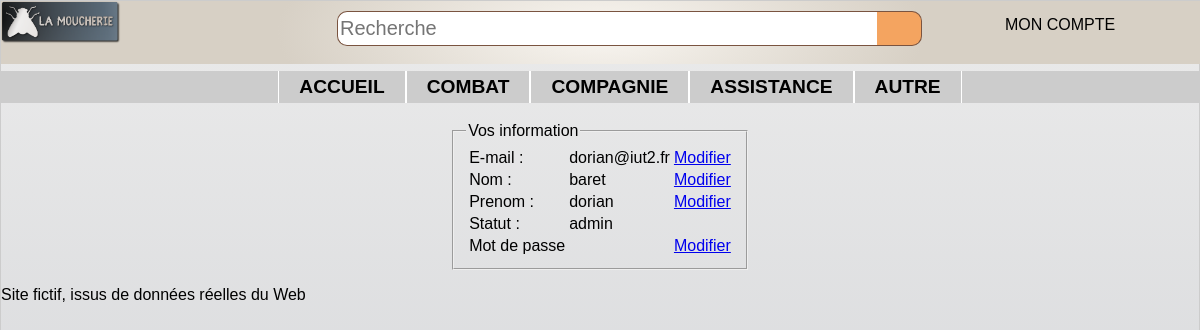
Page /controler/main.ctrl.php?infocompte=1 (signed in) on the committed database.
### tables this page shows
CREATE TABLE categorie (
	id INTEGER PRIMARY KEY,
	nom TEXT,
	pere INTEGER,
	FOREIGN KEY(pere) REFERENCES categorie(id)
);

CREATE TABLE user (
	id INTEGER PRIMARY KEY,
	mail TEXT UNIQUE,
	pass TEXT,
	nom TEXT,
	prenom TEXT,
	statut TEXT check (statut in ('simple', 'admin'))
);

### controler/infoCompte.ctrl.php (called while the page is built, shortened)
<?php
 $currentUser = $dao->getUser($_SESSION['mail']);
 include('../view/infoCompte.view.php');
?>

### model/DAO.class.php (called while the page is built, shortened)
<?php
    $dao = new DAO();
    class DAO {
        private $db;
        function __construct() {
            try {
              $this->db = new PDO('sqlite:../data/db/lamoucherie.db');
            }
            catch (PDOException $e){
              die("erreur de connexion:".$e->getMessage());
            }
        }
        function getAllCat() : array {
            $catPere = "SELECT * FROM categorie WHERE id=pere";
            $descripteur = $this->db->query($catPere);
            $resCatPere = $descripteur->fetchAll(PDO::FETCH_CLASS, 'Categorie');
            $resultat = array();
            foreach ($resCatPere as $key => $value) {
              $sousCatPere = "SELECT * FROM categorie WHERE pere=$value->id AND id!=pere";
              $descripteur = $this->db->query($sousCatPere);
              $resSousCatPere = $descripteur->fetchAll(PDO::FETCH_CLASS, 'Categorie');
              array_unshift($resSousCatPere, $value);
              $resultat[] = $resSousCatPere;
            }
            return $resultat;
        }
        function verifMail($mail) : int {
          $req = $this->db->prepare("SELECT * FROM user WHERE mail= :mail");
          $req->execute(array('mail' => $mail));
          $result = $req->fetchAll(PDO::FETCH_CLASS, 'User');
          return sizeof($result);
        }
        function getUser($mail){
            $req = $this->db->prepare("SELECT * FROM user WHERE mail=?");
            $req->execute(array($mail));
            $result = $req->fetchAll(PDO::FETCH_CLASS, 'User');
            return $result[0];
        }
    }
    ?>

### view/infoCompte.view.php (the view, shortened to what this page needs)
<?php
include("../view/header.php");
  echo '<section>';
    echo"<fieldset>";
      echo"<legend> Vos information </legend>";
          echo "<table>";
            echo "<tr>";
              echo "<td>E-mail :</td>";
              echo "<td>$currentUser->mail</td>";
              echo "<td><a href=\"../controler/main.ctrl.php?infocompte=1&modif=mail\">Modifier</a></td>";
            echo "</tr>";
            echo "<tr>";
              echo "<td>Nom :</td>";
              echo "<td>$currentUser->nom</td>";
              echo "<td><a href=\"../controler/main.ctrl.php?infocompte=1&modif=nom\">Modifier</a></td>";
            echo "</tr>";
            echo "<tr>";
              echo "<td>Prenom :</td>";
              echo "<td>$currentUser->prenom</td>";
              echo "<td><a href=\"../controler/main.ctrl.php?infocompte=1&modif=prenom\">Modifier</a></td>";
            echo "</tr>";
            echo "<tr>";
              echo "<td>Statut :</td>";
              echo "<td>$currentUser->statut</td>";
            echo "</tr>";
            echo "<tr>";
              echo "<td>Mot de passe</td>";
              echo "<td></td>";
              echo "<td><a href=\"../controler/main.ctrl.php?infocompte=1&modif=mdp\">Modifier</a></td>";
            echo "</tr>";
          echo "</table>";
    echo"</fieldset>";
  echo '</section>';
include("../view/footer.php");
?>

### view/header.php (shortened to what this page needs)
<html>
<head>
  <link rel="stylesheet" type="text/css" href="../view/design/style.css">
</head>
<body class="bridge">
  <header>
    <img src="../view/design/logo-moucherieTrans.png" alt="logo-moucherieTrans">
    <form class="formulaire" action="index.html" method="post">
      <input class="champ" type="text" placeholder="Recherche"/>
      <input class="bouton" type="button" value=" " />
    </form>
  </header>
  <nav class="connexion">
    <ul>
      <?php
          if ($userConnected){
            echo "<li>MON COMPTE";
            echo "</li>";
          }
       ?>
    </ul>
  </nav>
  <nav class="menu">
    <ul>
      <li><a href="../controler/main.ctrl.php">accueil</a></li>
      <?php
        foreach ($listeCategorie as $key => $value) {
          if (sizeof($value)>1){
            $catPere = $value[0]->nom;
            $numCat = $value[0]->id;
            echo"<li><a href=\"../controler/main.ctrl.php?cat=$numCat\">$catPere</a>";
            echo"</li>";
          }else{
            $catPere = $value[0]->nom;
            $numCat = $value[0]->id;
            echo"<li><a href=\"../controler/main.ctrl.php?cat=$numCat\">$catPere</a></li>";
          }
        }
      ?>
    </ul>
  </nav>

### view/design/style.css (style rules this page uses)
.bridge { background-image: -webkit-linear-gradient(top, #EBEBEB 0%, #DCDDDF 48%, #C4C5C7 99%); background-image: linear-gradient(-180deg, #EBEBEB 0%, #DCDDDF 48%, #C4C5C7 99%); margin: 0px; }
body { font-family: HelveticaNeueW01-Thin,HelveticaNeueW02-Thin,HelveticaNeueW10-35Thin,sans-serif; margin: auto; border: 1px solid #CCC; box-shadow: 10px 10px 5px #888888; }
header { font-size:large; font-weight: bolder; width: 100%; border-left: none; border-right: none; margin: 0px; margin-top: 0px; padding: 0px; display: flex; position: fixed; justify-content: space-between; background-image: -webkit-radial-gradient(27% 185%, #F9F6F1 0%, #D7D0C5 100%); background-image: radial-gradient(27% 185%, #F9F6F1 0%, #D7D0C5 100%); }
.formulaire { display:flex; justify-content: flex-start; width: 50%; height: 35px; margin-top: 10px; margin-right: 22%; }
.formulaire .champ { width: 90%; height:35px; background-color: #ffff; border: solid 1px #7a5440; border-right: solid 0px; border-radius: 10px; border-top-right-radius: 0px; border-bottom-right-radius: 0px; font-family: arial, verdana, sans-serif; font-size: 20px; margin: 0px; padding: 2px; }
.formulaire .bouton { background-color: #F4A460; background-repeat: no-repeat; border-radius: 10px,10px,0px,0px; width: 45px; height: 100%; padding: 0px; margin: 0px; border-left: solid 0px; border-radius: 10px; border-top-left-radius: 0px; border-bottom-left-radius: 0px; vertical-align: top; border: solid 1px #7a5440; border-left: solid 0px; }
.connexion { width: 300px; height: auto; position: fixed; top : 0px; right: 10px; }
.connexion ul { list-style-type:none; display : flex; justify-content: center; }
header img { width: 10%; height: 50%; }
.menu ul { background: #CCCCCC; font-size: 1.2em; list-style-type:none; display : flex; justify-content: center; margin-top : 70px; font-weight: bold; text-transform: uppercase; color : black; }
.menu ul li a { display: inline-block; padding:5px 20px; border-left: 1px solid white; border-right: 1px solid white; }
li a:link { text-decoration:none; color : black; }
section { display: flex; margin: auto; flex-wrap: wrap; justify-content :center; max-width: 840px; }

### rows in the picture
categorie: nom "COMBAT"
categorie: nom "COMPAGNIE"
categorie: nom "ASSISTANCE"
categorie: nom "AUTRE"
user: mail "dorian@iut2.fr", nom "baret", prenom "dorian", statut "admin"
